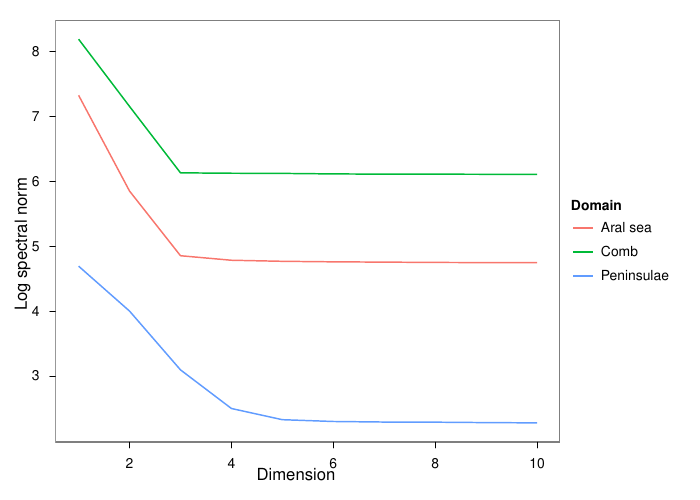

The script that saved this image:
# plot the mean squared difference between matrix of WADs
# minus Euclidean distance in MDS space

library(ggplot2)

# data!

aral<-c(1519.736,347.221,128.202,119.549,117.643,116.668,116.167,115.596,115.309,115.188)

comb<-c(3610.210,1280.189,459.946,457.16,456.07,452.436,
        450.934,450.559,449.883,449.463)

pen<-c(109.134,54.603,22.068,12.166,10.237,9.958,9.873,9.853,9.79,9.747)

dat<-cbind(dim=1:length(aral),aral,comb,pen)

dat<-melt(as.data.frame(dat),id.vars=c("dim"))

names(dat)<-c("dim","domain","eigen")


levels(dat$domain)<-c("Aral sea","Comb","Peninsulae")

theme_set(theme_bw())
p<-ggplot(dat)
p<-p+geom_line(aes(x=dim,y=log(eigen),colour=domain))
#p<-p+facet_wrap(~domain,nrow=1)

p<-p+opts(panel.grid.major=theme_blank(),
          panel.grid.minor=theme_blank(),
          legend.key = theme_blank(),
          panel.background=theme_rect())
p<-p+labs(x="Dimension",y="Log spectral norm",colour="Domain")

print(p) 

ggsave(file="eigenplot.pdf",height=5,width=7)
